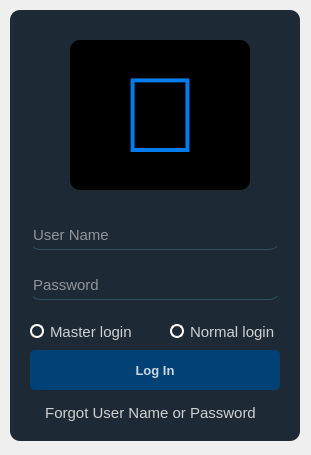
<?xml version="1.0" encoding="UTF-8"?>
<ui version="4.0">
 <class>login</class>
 <widget class="QDialog" name="login">
  <property name="geometry">
   <rect>
    <x>0</x>
    <y>0</y>
    <width>311</width>
    <height>455</height>
   </rect>
  </property>
  <property name="windowTitle">
   <string>Login</string>
  </property>
  <widget class="QWidget" name="widget" native="true">
   <property name="geometry">
    <rect>
     <x>10</x>
     <y>10</y>
     <width>290</width>
     <height>431</height>
    </rect>
   </property>
   <property name="font">
    <font>
     <pointsize>11</pointsize>
    </font>
   </property>
   <property name="styleSheet">
    <string notr="true">background-color:rgba(16,30,41,240);
border-radius:10px;</string>
   </property>
   <widget class="QPushButton" name="pushButton">
    <property name="geometry">
     <rect>
      <x>20</x>
      <y>340</y>
      <width>250</width>
      <height>40</height>
     </rect>
    </property>
    <property name="font">
     <font>
      <pointsize>10</pointsize>
      <weight>75</weight>
      <bold>true</bold>
     </font>
    </property>
    <property name="styleSheet">
     <string notr="true">QPushButton{
background-color:rgba(2,65,118,255);
color:rgba(255,255,255,200);
border-radius:5px;
}
QPushButton:pressed{
padding-left:5px;
padding-top:5px;
background-color:rgba(2,65,118,100);
background-position:calc(100%-10px)center;
}
QPushButton#pushButton:hover{
background-color:rgba(2,65,118,200);

}</string>
    </property>
    <property name="text">
     <string>Log In</string>
    </property>
   </widget>
   <widget class="QLabel" name="label">
    <property name="geometry">
     <rect>
      <x>60</x>
      <y>30</y>
      <width>180</width>
      <height>150</height>
     </rect>
    </property>
    <property name="font">
     <font>
      <pointsize>80</pointsize>
      <weight>50</weight>
      <bold>false</bold>
     </font>
    </property>
    <property name="styleSheet">
     <string notr="true">background-color:rgba(0,0,0,0,);
color:rgba(0,125,236,255);</string>
    </property>
    <property name="text">
     <string>👤</string>
    </property>
    <property name="alignment">
     <set>Qt::AlignCenter</set>
    </property>
   </widget>
   <widget class="QLineEdit" name="lineEdit_3">
    <property name="geometry">
     <rect>
      <x>20</x>
      <y>210</y>
      <width>250</width>
      <height>30</height>
     </rect>
    </property>
    <property name="styleSheet">
     <string notr="true">background-color:rgba(0,0,0,0);
border:1px solid rgba(0,0,0,0);
border-bottom-color:rgba(46,82,101,255);
color:rgb(255,255,255);
padding-botton:7px;</string>
    </property>
    <property name="echoMode">
     <enum>QLineEdit::Normal</enum>
    </property>
    <property name="placeholderText">
     <string>User Name</string>
    </property>
   </widget>
   <widget class="QLineEdit" name="lineEdit_4">
    <property name="geometry">
     <rect>
      <x>20</x>
      <y>260</y>
      <width>250</width>
      <height>30</height>
     </rect>
    </property>
    <property name="styleSheet">
     <string notr="true">background-color:rgba(0,0,0,0);
border:1px solid rgba(0,0,0,0);
border-bottom-color:rgba(46,82,101,255);
color:rgb(255,255,255);
padding-botton:7px;</string>
    </property>
    <property name="echoMode">
     <enum>QLineEdit::Password</enum>
    </property>
    <property name="placeholderText">
     <string>Password</string>
    </property>
   </widget>
   <widget class="QRadioButton" name="Masterlogin">
    <property name="geometry">
     <rect>
      <x>20</x>
      <y>310</y>
      <width>112</width>
      <height>23</height>
     </rect>
    </property>
    <property name="styleSheet">
     <string notr="true">QRadioButton {
    background-color:       rgba(0,0,0,0);
    color:rgba(255,255,255,200)
}

QRadioButton::indicator {
    width:                  10px;
    height:                 10px;
    border-radius:          7px;
}

QRadioButton::indicator:checked {
    background-color:       red;
    border:                 2px solid white;
}

QRadioButton::indicator:unchecked {
    background-color:       rgba(0,0,0,0);
    border:                 2px solid white;
}</string>
    </property>
    <property name="text">
     <string>Master login</string>
    </property>
   </widget>
   <widget class="QRadioButton" name="Masterlogin_2">
    <property name="geometry">
     <rect>
      <x>160</x>
      <y>310</y>
      <width>112</width>
      <height>23</height>
     </rect>
    </property>
    <property name="styleSheet">
     <string notr="true">QRadioButton {
    background-color:       rgba(0,0,0,0);
   color:rgba(255,255,255,200)
}

QRadioButton::indicator {
    width:                  10px;
    height:                 10px;
    border-radius:          7px;
}

QRadioButton::indicator:checked {
    background-color:       red;
    border:                 2px solid white;
}

QRadioButton::indicator:unchecked {
    background-color:       rgba(0,0,0,0);
    border:                 2px solid white;
}</string>
    </property>
    <property name="text">
     <string>Normal login</string>
    </property>
   </widget>
   <widget class="QPushButton" name="pushButton_2">
    <property name="geometry">
     <rect>
      <x>30</x>
      <y>390</y>
      <width>221</width>
      <height>25</height>
     </rect>
    </property>
    <property name="styleSheet">
     <string notr="true">QPushButton{
background-color:rgba(0,0,0,0);
color:rgba(255,255,255,200);
border-radius:5px;
}
QPushButton:pressed{
padding-left:5px;
padding-top:5px;
background-color:rgba(2,65,118,100);
background-position:calc(100%-10px)center;
}
QPushButton#pushButton:hover{
background-color:rgba(2,65,118,200);

}</string>
    </property>
    <property name="text">
     <string>Forgot User Name or Password</string>
    </property>
   </widget>
  </widget>
 </widget>
 <resources/>
 <connections/>
</ui>
